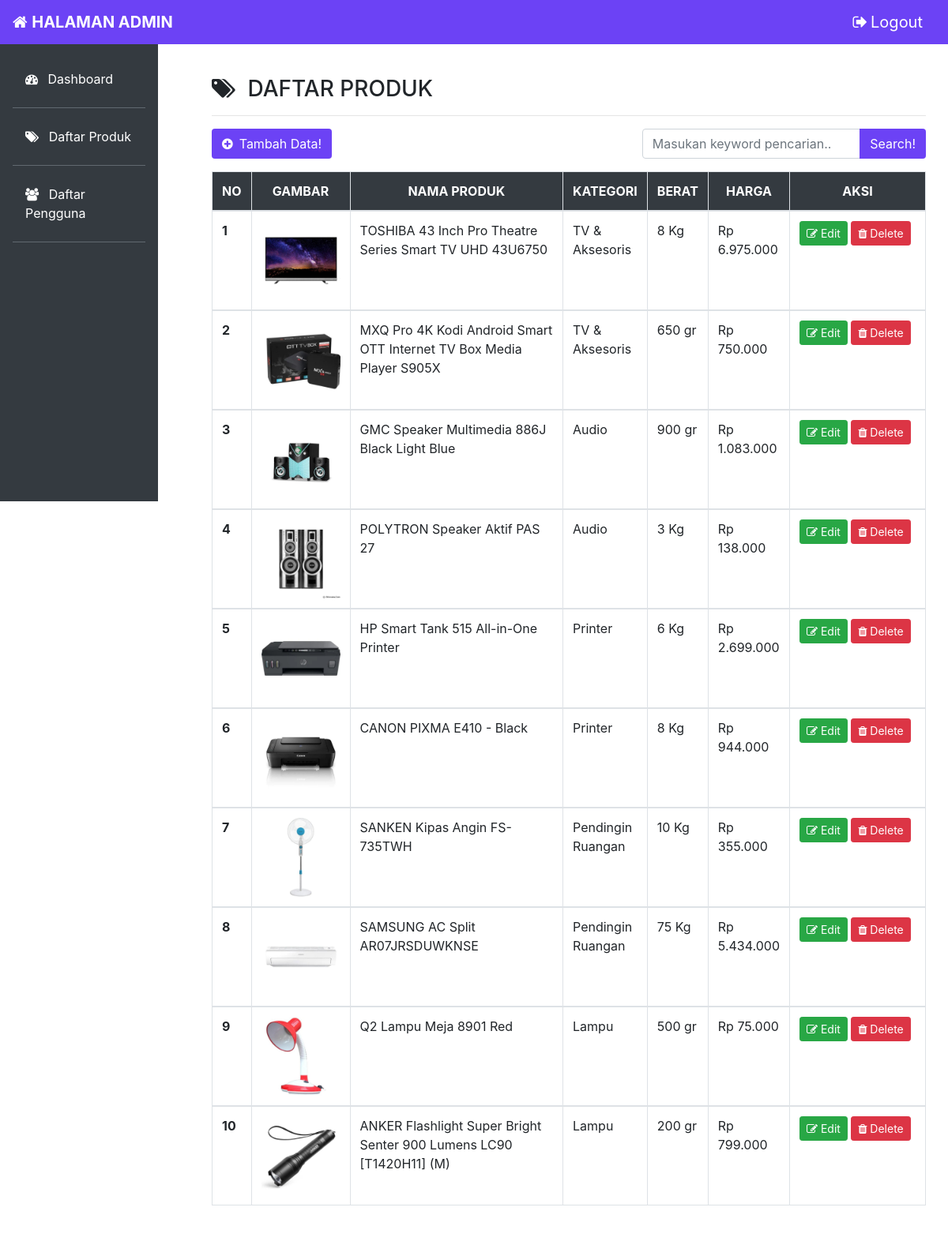
/latihan7c/php/admin.php (signed in), run on the app's committed database.
### tables this page shows
CREATE TABLE `elektronik` (
  `id` int(11) NOT NULL,
  `nama_produk` varchar(100) NOT NULL,
  `kategori` varchar(100) NOT NULL,
  `berat` varchar(50) NOT NULL,
  `harga` int(50) NOT NULL,
  `gambar` varchar(100) NOT NULL
);

### latihan7c/php/functions.php (called while the page is built, shortened)
<?php
function koneksi()
{
  $conn = mysqli_connect("localhost", "root", "") or die("kodeksi ke DB gagal");
  mysqli_select_db($conn, "tubes_193040161") or die("Database salah!");
  return $conn;
}
function query($sql)
{
  $conn = koneksi();
  $result = mysqli_query($conn, $sql);
  $rows = [];
  while ($row = mysqli_fetch_assoc($result)) {
    $rows[] = $row;
  }
  return $rows;
}

### latihan7c/php/admin.php (the view, shortened to what this page needs)
<?php
require 'functions.php';
if (isset($_GET['cari'])) {
  $keyword    = $_GET['keyword'];
  $elektronik = query("SELECT * FROM elektronik WHERE
                nama_produk LIKE '%$keyword%' OR
                kategori    LIKE '%$keyword%' OR
                berat       LIKE '%$keyword%' OR
                harga       LIKE '%$keyword%' ");
} else {
  $elektronik = query("SELECT * FROM elektronik");
}
?>
<!doctype html>
<html lang="en">
<head>
  <link rel="stylesheet" href="https://stackpath.bootstrapcdn.com/bootstrap/4.4.1/css/bootstrap.min.css">
  <link rel="stylesheet" href="https://cdnjs.cloudflare.com/ajax/libs/font-awesome/4.7.0/css/font-awesome.min.css">
  <link rel="stylesheet" href="../css/admin.css">
</head>
<body>
  <nav class="navbar navbar-dark fixed-top" style="background-color: #6c42f5">
    <a class="navbar-brand" href="#">
      <i class="fa fa-home"></i>
      <strong class="text-uppercase"> Halaman Admin</strong>
    </a>
    <a href="logout.php" class="navbar-brand  text-capitalize"><i class="fa fa-sign-out mr-1"></i>Logout</a>
  </nav>
  <div class="row no-gutters mt-5">
    <div class="col-md-2 bg-dark mt-2 pr-3 pt-4" id="sidebar">
      <ul class="nav flex-column sidenav ml-3 mb-5">
        <li class="nav-item">
          <a class="nav-link active text-white" href="#"><i class="fa fa-tachometer mr-2"></i> Dashboard</a>
          <hr class="bg-secondary">
        </li>
        <li class="nav-item">
          <a class="nav-link text-white" href="admin.php"><i class="fa fa-tags mr-2"></i> Daftar Produk</a>
          <hr class="bg-secondary">
        </li>
        <li class="nav-item">
          <a class="nav-link text-white" href="#"><i class="fa fa-users mr-2"></i> Daftar Pengguna</a>
          <hr class="bg-secondary">
        </li>
        <li class="nav-item text-white fixed-bottom ml-3">
          <p>&copy; 2020 | Hermawan Arby</p>
        </li>
      </ul>
    </div>
    <div class="col-md-10 p-5 pt-2" id="main">
      <h3 class="text-uppercase"><i class="fa fa-tags mr-2 "></i> Daftar Produk</a></h3>
      <hr>
      <div class="row mb-3">
        <div class="col">
          <div class="input-group">
            <a href="tambah.php" class="btn text-white" style="background-color: #6c42f5"><i class="fa fa-plus-circle mr-2"></i>Tambah Data!</a>
          </div>
        </div>
        <div class="col-lg-5">
          <div class="input-group">
            <form action="" method="get" class="input-group">
              <input type="text" class="form-control" name="keyword" placeholder="Masukan keyword pencarian.." autocomplete="off" autofocus>
              <div class="input-group-append">
                <button class="btn text-white" type="submit" name="cari" style="background-color: #6c42f5">Search!</button>
              </div>
            </form>
          </div>
        </div>
      </div>
      <table class="table table-bordered">
        <thead class="text-center text-uppercase bg-dark text-white">
          <tr>
            <th scope="col">NO</th>
            <th scope="col">Gambar</th>
            <th scope="col">Nama Produk</th>
            <th scope="col">Kategori</th>
            <th scope="col">Berat</th>
            <th scope="col">Harga</th>
            <th scope="col" width="200">Aksi</th>
          </tr>
        </thead>
        <?php if (empty($elektronik)) : ?>
          <tr class="text-center">
            <td colspan="7">
              <h1>404 Not Found!</h1>
              <hr style="max-width: 400px;">
              <p>Data produk tidak ditemukan!</p>
            </td>
          </tr>
        <?php else : ?>
          <?php $i = 1; ?>
          <?php foreach ($elektronik as $e) : ?>
            <?php $angka = $e['harga']; ?>
            <tbody>
              <tr>
                <th scope="row"><?= $i; ?></th>
                <td><img src="../assets/images/<?= $e['gambar']; ?>" width="100"></td>
                <td width="300"><?= $e['nama_produk']; ?></td>
                <td><?= $e['kategori']; ?></td>
                <td><?= $e['berat']; ?></td>
                <td><?= 'Rp ' . number_format($angka, 0, ".", "."); ?></td>
                <td>
                  <a href="ubah.php?id=<?= $e['id']; ?>" class="btn btn-success btn-sm text-white" data-toggle="tooltip" title="Edit"><i class="fa fa-edit"></i> Edit</a>
                  <a href="hapus.php?id=<?= $e['id']; ?>" class="btn btn-danger btn-sm text-white" onclick="return confirm('Hapus Data?')" data-toggle="tooltip" title="Delete"><i class="fa fa-trash"></i> Delete</a>
                </td>
              </tr>
            </tbody>
            <?php $i++; ?>
          <?php endforeach; ?>
        <?php endif; ?>
      </table>
    </div>
  </div>
</body>
</html>

### latihan7c/css/admin.css (style rules this page uses)
.sidenav { height: 507px; }
#sidebar { position: fixed; z-index: 1; }
#main { margin-left: 220px; }

### data on the page
elektronik: gambar (picture), nama_produk "TOSHIBA 43 Inch Pro Theatre Series Smart TV UHD 43U6750", kategori "TV & Aksesoris", berat "8 Kg", harga "6.975.000"
elektronik: gambar (picture), nama_produk "MXQ Pro 4K Kodi Android Smart OTT Internet TV Box Media Player S905X", kategori "TV & Aksesoris", berat "650 gr", harga "750.000"
elektronik: gambar (picture), nama_produk "GMC Speaker Multimedia 886J Black Light Blue", kategori "Audio", berat "900 gr", harga "1.083.000"
elektronik: gambar (picture), nama_produk "POLYTRON Speaker Aktif PAS 27", kategori "Audio", berat "3 Kg", harga "138.000"
elektronik: gambar (picture), nama_produk "HP Smart Tank 515 All-in-One Printer", kategori "Printer", berat "6 Kg", harga "2.699.000"
elektronik: gambar (picture), nama_produk "CANON PIXMA E410 - Black", kategori "Printer", berat "8 Kg", harga "944.000"
elektronik: gambar (picture), nama_produk "SANKEN Kipas Angin FS-735TWH", kategori "Pendingin Ruangan", berat "10 Kg", harga "355.000"
elektronik: gambar (picture), nama_produk "SAMSUNG AC Split AR07JRSDUWKNSE", kategori "Pendingin Ruangan", berat "75 Kg", harga "5.434.000"
elektronik: gambar (picture), nama_produk "Q2 Lampu Meja 8901 Red", kategori "Lampu", berat "500 gr", harga "75.000"
elektronik: gambar (picture), nama_produk "ANKER Flashlight Super Bright Senter 900 Lumens LC90 [T1420H11] (M)", kategori "Lampu", berat "200 gr", harga "799.000"
